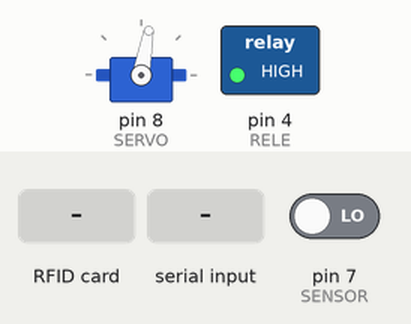
This sketch was run on a simulated Arduino Uno, built with avr-gcc and run on an emulated ATmega328P. On the bench: servo, switched loads named in the sketch (green lamp = pin HIGH). The test bench sets the inputs (shaded band); at power-on: pin 7 (SENSOR) LOW. The local clock reads 2024-03-15 10:24:30 at power-on unless the sketch sets it; pins used as bus, display or sensor lines are not drawn; what the sketch prints to the serial monitor is not drawn.

Above: at 1.2 s.
1.3 s: RFID card 5E 7A 19 C4 held to the reader
At 1.7 s:
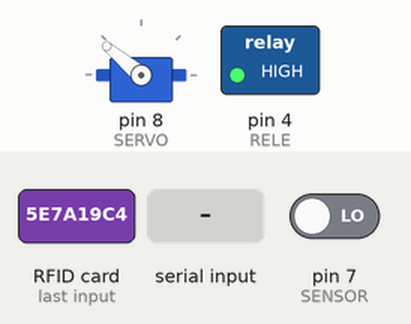
3.3 s: "r90\n" received over Serial
At 5.2 s:
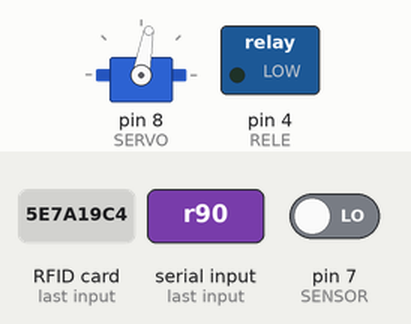
Timing chart, 0 to 30.4 s (numbered marks = the images above; inputs shaded):
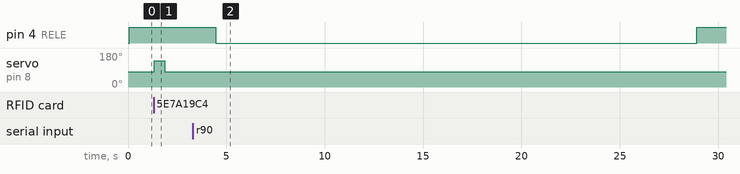

The sketch:

ARD_TCC_5.ino
```cpp
#include <Servo.h>
#include <SPI.h>
#include <MFRC522.h>
#include <EEPROM.h>
#include "RTClib.h"

#define SS_PIN 10
#define RST_PIN 9
#define SENSOR 7
#define RELE 4
#define SERVO 8
#define SR_COMED 6


MFRC522 mfrc522(SS_PIN, RST_PIN);
RTC_DS3231 rtc;
Servo myservo;

int sim = 0;
int nao =0;
int numCtd = 0;
int tipoAlarme  = 0;
int qt = 0;


void setup()
{
  Serial.begin(115200);   // Inicia a serial

  myservo.attach(SERVO);
  myservo.write(80);

  SPI.begin();      // Inicia  SPI bus
  mfrc522.PCD_Init();   // Inicia MFRC522
  //Serial.println("Aproxime o seu cartao do leitor...");

  pinMode(SENSOR,INPUT);
  pinMode(RELE,OUTPUT);
  digitalWrite(RELE,HIGH);

  if (!rtc.begin()) {
    //Serial.println("RTC nao encontrado");
    Serial.flush();
    //abort();
  }

  if (rtc.lostPower()) {
   // Serial.println("RTC perdeu energia, defina a hora");
    //rtc.adjust(DateTime(F(__DATE__), F(__TIME__)));
    // rtc.adjust(DateTime(2014, 1, 21, 3, 0, 0));
  }


}//fim setup


void loop() {//delay(1000);

    tipoAlarme = EEPROM.read(0);
    qt = EEPROM.read(1);
    DateTime now = rtc.now();

  if(tipoAlarme == 4){

      if( now.hour()== 9|| now.hour()== 12|| now.hour()== 16 || now.hour()== 20){
        if(now.minute()== 0){
          if(now.second()== 0|| now.second()== 1|| now.second()== 2){
              //Serial.println("ALARME 4 DISPARADO");
              alimentar(qt);
          }
        }
      }

  }//tipo 4

    if(tipoAlarme == 3){

      if( now.hour()== 8|| now.hour()== 12|| now.hour()== 18){
        if(now.minute()== 0){
          if(now.second()== 0|| now.second()== 1|| now.second()== 2){
              //Serial.println("ALARME 3 DISPARADO");
              alimentar(qt);
          }
        }
      }

  }//tipo 3

     if(tipoAlarme == 2){

      if( now.hour()== 7|| now.hour()== 18){
        if(now.minute()== 0){
          if(now.second()== 0|| now.second()== 1|| now.second()== 2){
             // Serial.println("ALARME 2 DISPARADO");
              alimentar(qt);
          }
        }
      }

  }//tipo 2


    if (mfrc522.PICC_IsNewCardPresent()) {sim ++;}
        else{ nao ++; }

     if(nao >= 5){
       //Serial.println(">>>>FECHOU");
       myservo.write(80);
       delay(100);
       nao = 0; sim = 0;
     }

     if(sim >= 1){
      // Serial.println(">>>>ABRIU");
       myservo.write(140);
       delay(100);
       sim = 0; nao = 0;
     }

//--------------------COM SERIAL------------------------
   if(Serial.available()){

   String conteudo = Serial.readString();
   delay(100);


   char orig = conteudo.charAt(0);

 if(orig == 'x'){
      estadoComed();
      delay(1000);
      temperatura();
  }

 if(orig == 'r'){
     conteudo.remove(0,1);
     numCtd = conteudo.toInt();

     alimentar(numCtd);
   }

 if(orig == 'h'){
     String r = conteudo.substring(2);

     conteudo.remove(0,1);
     numCtd = conteudo.toInt();
     EEPROM.write(0,numCtd);

   //qtd racao
     r.remove(0,1);
     numCtd = r.toInt();
     EEPROM.write(1,numCtd);

    }

  }//fim serial
} //fim loop

//------------------------FUNÇOES-------------------
void alimentar(int q){
    digitalWrite(RELE,LOW);
    delay(q*1000);//tempo ativo
    digitalWrite(RELE,HIGH);

    nivel();
    Serial.flush();
}

void nivel(){
   int n = digitalRead(SENSOR);
   delay(50);
   String nv = "n"+String(n);
   Serial.print(nv);
   Serial.flush();
}
void temperatura(){
   int tmpSens = rtc.getTemperature();
   String tmp = "t"+String(tmpSens);
   Serial.print(tmp);
   Serial.flush();
}


void  estadoComed(){
   int srC = digitalRead(SR_COMED);
   delay(50);
   String sc = "c"+String(srC);
   Serial.print(sc);
   Serial.flush();
}
```

Base64.cpp
```cpp
// (licence header left out)
#if (defined(__AVR__))
#include <avr\pgmspace.h>
#else
#include <pgmspace.h>
#endif

const char PROGMEM b64_alphabet[] = "ABCDEFGHIJKLMNOPQRSTUVWXYZ"
		"abcdefghijklmnopqrstuvwxyz"
		"0123456789+/";

/* 'Private' declarations */
inline void a3_to_a4(unsigned char * a4, unsigned char * a3);
inline void a4_to_a3(unsigned char * a3, unsigned char * a4);
inline unsigned char b64_lookup(char c);

int base64_encode(char *output, char *input, int inputLen) {
	int i = 0, j = 0;
	int encLen = 0;
	unsigned char a3[3];
	unsigned char a4[4];

	while(inputLen--) {
		a3[i++] = *(input++);
		if(i == 3) {
			a3_to_a4(a4, a3);

			for(i = 0; i < 4; i++) {
				output[encLen++] = pgm_read_byte(&b64_alphabet[a4[i]]);
			}

			i = 0;
		}
	}

	if(i) {
		for(j = i; j < 3; j++) {
			a3[j] = '\0';
		}

		a3_to_a4(a4, a3);

		for(j = 0; j < i + 1; j++) {
			output[encLen++] = pgm_read_byte(&b64_alphabet[a4[j]]);
		}

		while((i++ < 3)) {
			output[encLen++] = '=';
		}
	}
	output[encLen] = '\0';
	return encLen;
}

int base64_decode(char * output, char * input, int inputLen) {
	int i = 0, j = 0;
	int decLen = 0;
	unsigned char a3[3];
	unsigned char a4[4];


	while (inputLen--) {
		if(*input == '=') {
			break;
		}

		a4[i++] = *(input++);
		if (i == 4) {
			for (i = 0; i <4; i++) {
				a4[i] = b64_lookup(a4[i]);
			}

			a4_to_a3(a3,a4);

			for (i = 0; i < 3; i++) {
				output[decLen++] = a3[i];
			}
			i = 0;
		}
	}

	if (i) {
		for (j = i; j < 4; j++) {
			a4[j] = '\0';
		}

		for (j = 0; j <4; j++) {
			a4[j] = b64_lookup(a4[j]);
		}

		a4_to_a3(a3,a4);

		for (j = 0; j < i - 1; j++) {
			output[decLen++] = a3[j];
		}
	}
	output[decLen] = '\0';
	return decLen;
}

int base64_enc_len(int plainLen) {
	int n = plainLen;
	return (n + 2 - ((n + 2) % 3)) / 3 * 4;
}

int base64_dec_len(char * input, int inputLen) {
	int i = 0;
	int numEq = 0;
	for(i = inputLen - 1; input[i] == '='; i--) {
		numEq++;
	}

	return ((6 * inputLen) / 8) - numEq;
}

inline void a3_to_a4(unsigned char * a4, unsigned char * a3) {
	a4[0] = (a3[0] & 0xfc) >> 2;
	a4[1] = ((a3[0] & 0x03) << 4) + ((a3[1] & 0xf0) >> 4);
	a4[2] = ((a3[1] & 0x0f) << 2) + ((a3[2] & 0xc0) >> 6);
	a4[3] = (a3[2] & 0x3f);
}

inline void a4_to_a3(unsigned char * a3, unsigned char * a4) {
	a3[0] = (a4[0] << 2) + ((a4[1] & 0x30) >> 4);
	a3[1] = ((a4[1] & 0xf) << 4) + ((a4[2] & 0x3c) >> 2);
	a3[2] = ((a4[2] & 0x3) << 6) + a4[3];
}

inline unsigned char b64_lookup(char c) {
	if(c >='A' && c <='Z') return c - 'A';
	if(c >='a' && c <='z') return c - 71;
	if(c >='0' && c <='9') return c + 4;
	if(c == '+') return 62;
	if(c == '/') return 63;
	return -1;
}
```

Measured:
- after the input at 1.3 s, servo on pin 8 (SERVO): 80° → 140° at once, → 80° 0.54 s later
- after the input at 3.3 s, pin 4 (RELE): HIGH → LOW after 1.2 s, → HIGH 24.5 s later
